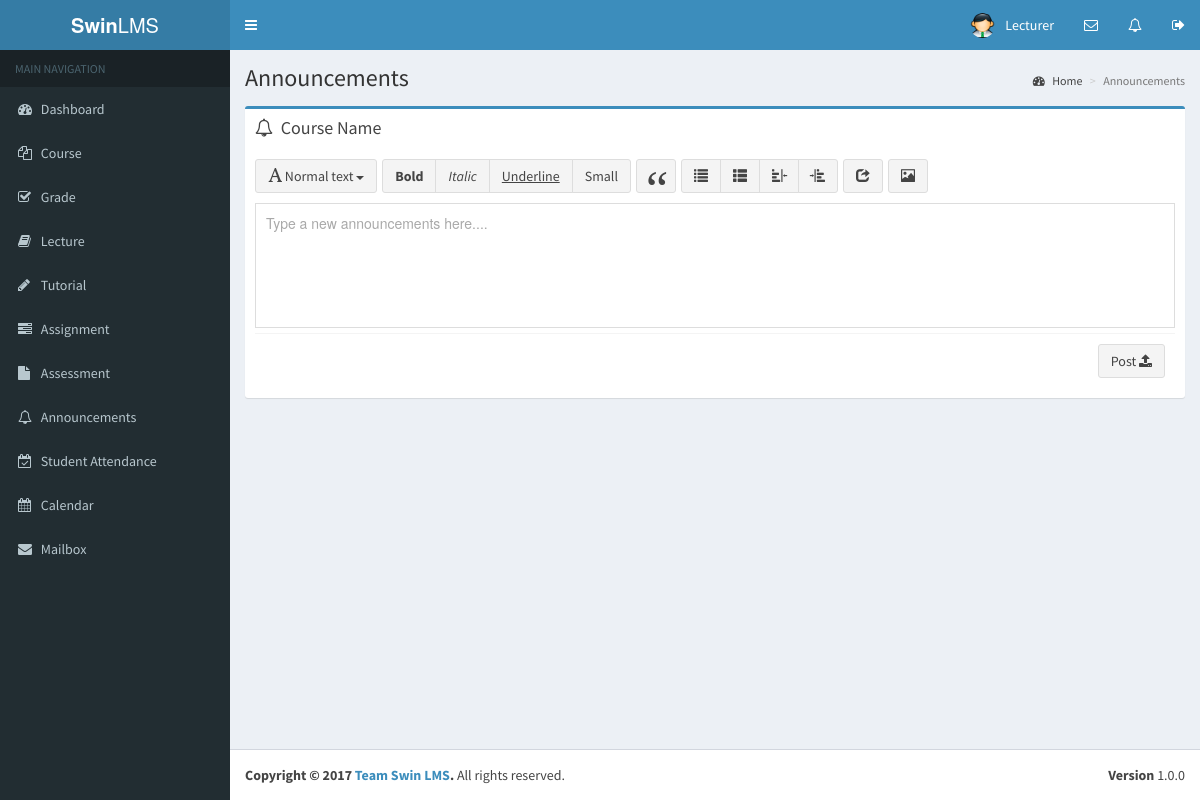
Page /lecturer/announcements.php on the earlier database version.
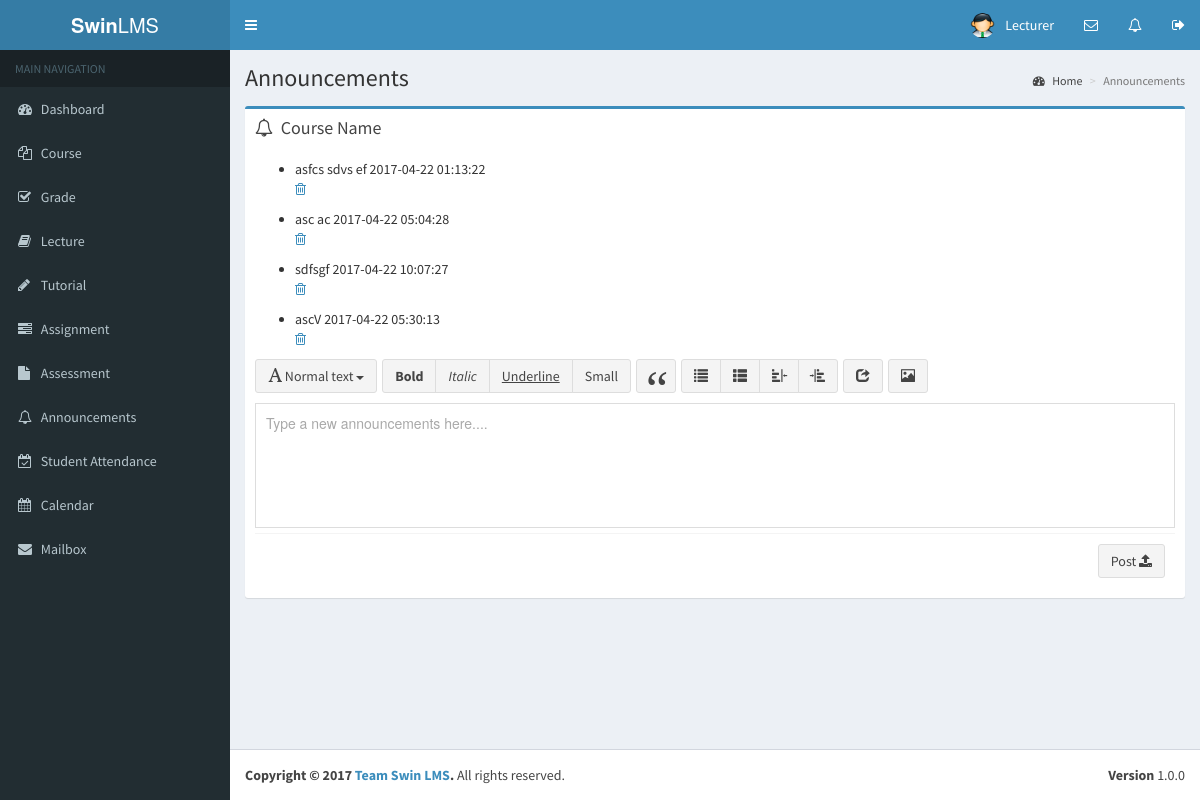
Same page on the later database version.
### tables this page shows
CREATE TABLE `announcements` (
  `id` int(11) NOT NULL,
  `description` varchar(255) NOT NULL,
  `date` datetime NOT NULL,
  `user_id` int(11) NOT NULL,
  `unit_id` int(11) NOT NULL
);

### lecturer/announcements.php (the view, shortened to what this page needs)
<!DOCTYPE html>
<html>
    <?php include_once('first.php') ?>
    <body class="hold-transition skin-blue sidebar-mini">
    <?php include_once('header.php')?>
    <?php include_once('sidebar.php') ?>
        <div class="content-wrapper">
            <section class="content-header">
                <h1>
                    Announcements
                </h1>
                <ol class="breadcrumb">
                    <li><a href="dashboard.php"><i class="fa fa-dashboard"></i> Home</a></li>
                    <li class="active">Announcements</li>
                </ol>
            </section>
            <section class="content">
                <div class="row">
                    <section class="col-lg-12">
                        <div class="box box-primary">
                            <div class="box-header">
                                <i class="fa fa-bell-o"></i>
                                <h3 class="box-title">Course Name</h3>
                            </div>
                            <div class="box-body">
                                <?php
                                    $sql="SELECT * FROM announcements";
                                    $result_set=mysql_query($sql);
                                    while($row=mysql_fetch_array($result_set))
                                    {
                                ?>
                                <ul class="announcement-list">
                                    <li>
                                        <span class="description" style="width: 100%; height: 125px;">
                                            <?php
                                                $description = $row['description'];
                                                $newdescription = wordwrap($description, 130, "<br />\n");
                                                echo $newdescription;
                                            ?>
                                        </span>
                                        <span><?php echo $row['date'] ?></span>
                                        <br />
                                        <a href="announcement/remove.php?id=<?php echo $row['id'] ?>" class="delete-button"><i class="fa fa-trash-o"></i></a>
                                    </li>
                                </ul>
                                <?php
                                    }
                                ?>
                                <form class="announcement-add" action="announcement/addAnnouncement.php" method="post">
                                    <div>
                                    </div>
                                    <div class="box-footer clearfix">
                                        <button type="submit" class="pull-right btn btn-default" name="announcement-post">Post <i class="fa fa-upload"></i></button>
                                    </div>
                                </form>
                            </div>
                        </div>
                    </section>
                </div>
            </section>
        </div>
    <?php include_once('footer.php') ?>
    </body>
</html>

Differences in the rows shown:
added announcements: description "asfcs sdvs ef", date "2017-04-22 01:13:22"
added announcements: description "asc ac", date "2017-04-22 05:04:28"
added announcements: description "sdfsgf", date "2017-04-22 10:07:27"
added announcements: description "ascV", date "2017-04-22 05:30:13"
